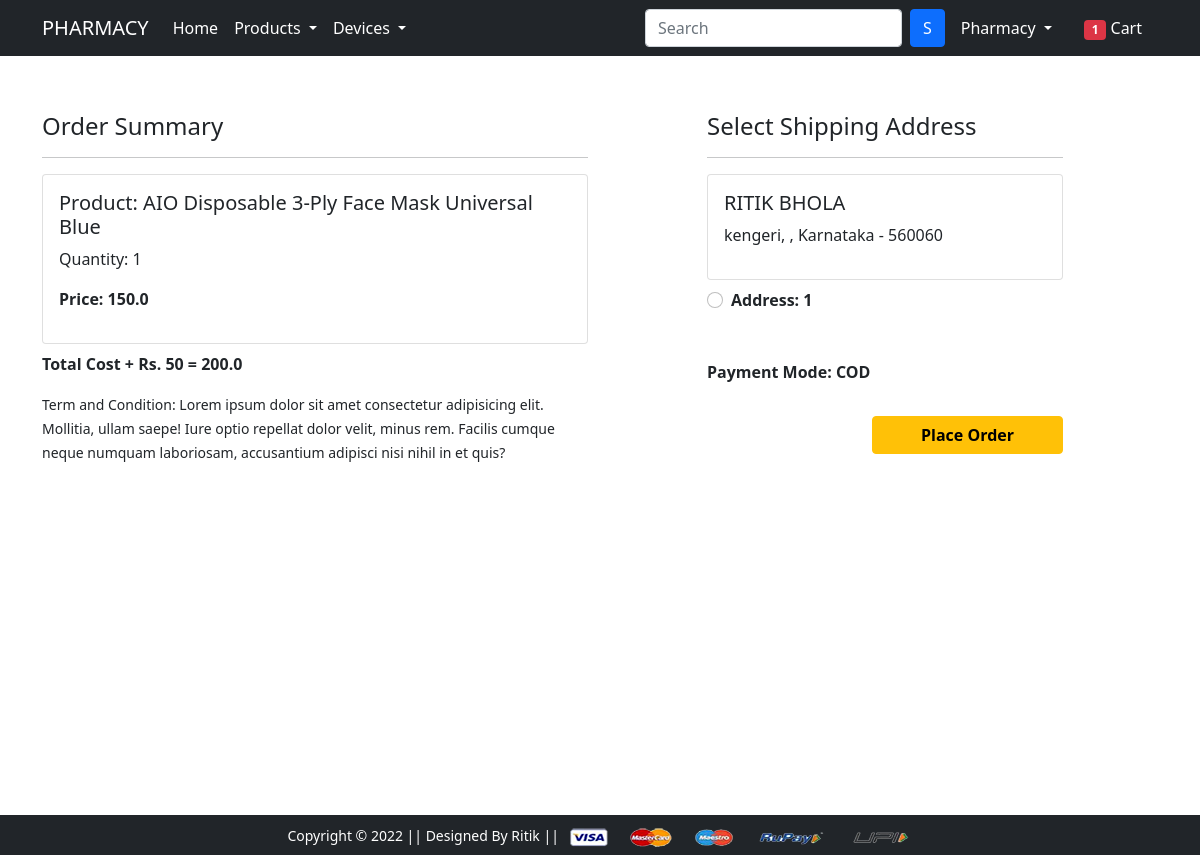
/checkout/ (signed in), run on an earlier commit of the app's database.
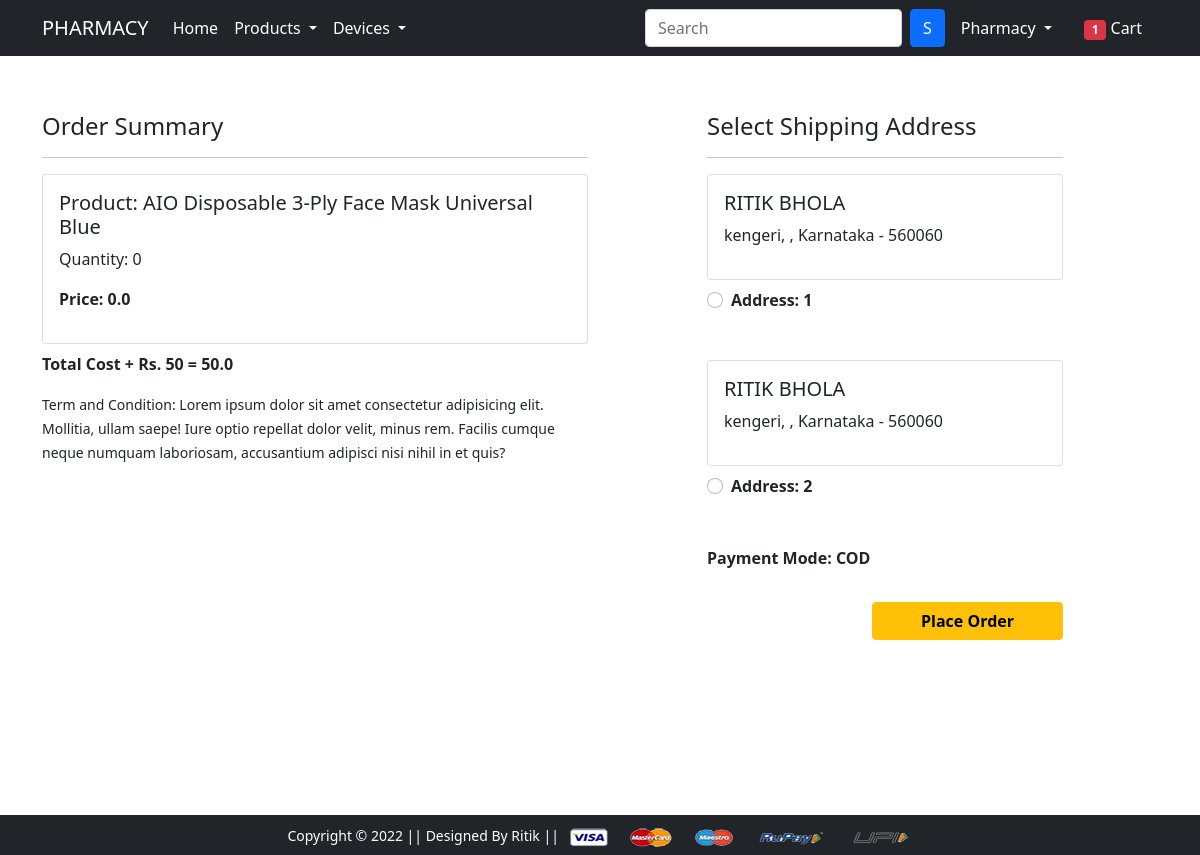
And on a later commit of the database.
### app/models.py (models this page shows, shortened)
class Cart(models.Model):
    user = models.ForeignKey(User, on_delete=models.CASCADE)
    product = models.ForeignKey(Product, on_delete=models.CASCADE)
    quantity = models.PositiveIntegerField(default=1)
    @property
    def total_cost(self):
        return self.quantity * self.product.discounted_price

class Product(models.Model):
    title = models.CharField(max_length=100)
    selling_price = models.FloatField()
    discounted_price = models.FloatField()
    description = models.TextField(default='')
    brand = models.CharField(max_length=100)
    category = models.CharField(choices=CATEGORY_CHOICES, max_length=3)
    product_image = models.ImageField(upload_to='productimg')

class Customer(models.Model):
    user = models.ForeignKey(User, on_delete=models.CASCADE)
    name = models.CharField(max_length=200)
    locality = models.CharField(max_length=200)
    city = models.CharField(max_length=50)
    zipcode = models.IntegerField()
    phone = models.IntegerField(max_length=12)
    state = models.CharField(choices=STATE_CHOICES, max_length=50)

### app/views.py (the view)
# urls.py: path('checkout/', views.checkout, name='checkout'),
@login_required
def checkout(request):
    totalitem = 0
    if request.user.is_authenticated:
     totalitem = len(Cart.objects.filter(user=request.user))
    user = request.user
    add = Customer.objects.filter(user=user)
    cart_items = Cart.objects.filter(user=user)
    amount = 0.0
    shipping_amount = 50.0
    totalamount = 0.0
    cart_product = [p for p in Cart.objects.all() if p.user == request.user]
    if cart_product:
        for p in cart_product:
            tempamount = (p.quantity * p.product.discounted_price)
            amount += tempamount
        totalamount = amount + shipping_amount
    return render(request, 'app/checkout.html', {'add':add, 'totalamount':totalamount, 'cart_items':cart_items, 'totalitem':totalitem})

### app/templates/app/checkout.html (shortened to what this page needs)
{% extends 'app/base.html' %}
{% load static %}
{% block main-content %}
<div class="container">
<div class="login-row">
 <div class="row mt-5">
  <div class="col-sm-6">
    <h4>Order Summary</h4>
    <hr>
    {% for item in cart_items %}
      <div class="card mb-2">
        <div class="card-body">
          <h5>Product: {{item.product.title}}</h5>
          <p>Quantity: {{item.quantity}}</p>
          <p class="fw-bold">Price: {{item.total_cost}}</p>
        </div>
      </div>
      {% endfor %}
      <p class="fw-bold">Total Cost + Rs. 50 = {{totalamount}}</p>
    <small>Term and Condition: Lorem ipsum dolor sit amet consectetur adipisicing elit. Mollitia, ullam saepe! Iure optio repellat dolor velit, minus rem. Facilis cumque neque numquam laboriosam, accusantium adipisci nisi nihil in et quis?</small>
  </div>
  <div class="col-sm-4 offset-sm-1">
    <h4>Select Shipping Address</h4>
    <hr>
    <form action="/paymentdone">
    {% for ad in add %}
      <div class="card">
        <div class="card-body">
        <h5>{{ad.name}}</h5>
        <p>{{ad.locality}}, {{add.city}}, {{ad.state}} - {{ad.zipcode}}</p>
        </div>
      </div>
        <div class="form-check mt-2 mb-5">
          <input class="form-check-input" type="radio" name="custid" id="custadd{{forloop.counter}}" value="{{ad.id}}">
          <label class="form-check-label fw-bold" for="">
            Address: {{forloop.counter}} </label>
        </div>
        {% endfor %}
       <p><strong>Payment Mode: COD</strong></p>
        <div class="text-end">
          <button type="submit" class="btn btn-warning mt-3 px-5 fw-bold">Place Order</button>
        </div>
      </form>
    </div>
  </div>
</div>
</div>
{% endblock main-content %}

What changed in the data, as far as the page shows it:
changed Cart "AIO Disposable 3-Ply Face Mask Universal Blue": quantity "1" → "0"; total_cost "150.0" → "0.0"
added Customer: name "RITIK BHOLA", locality "kengeri", state "Karnataka", zipcode "560060"
Also different on the page:
{{ totalamount }}: "200.0" → "50.0"
